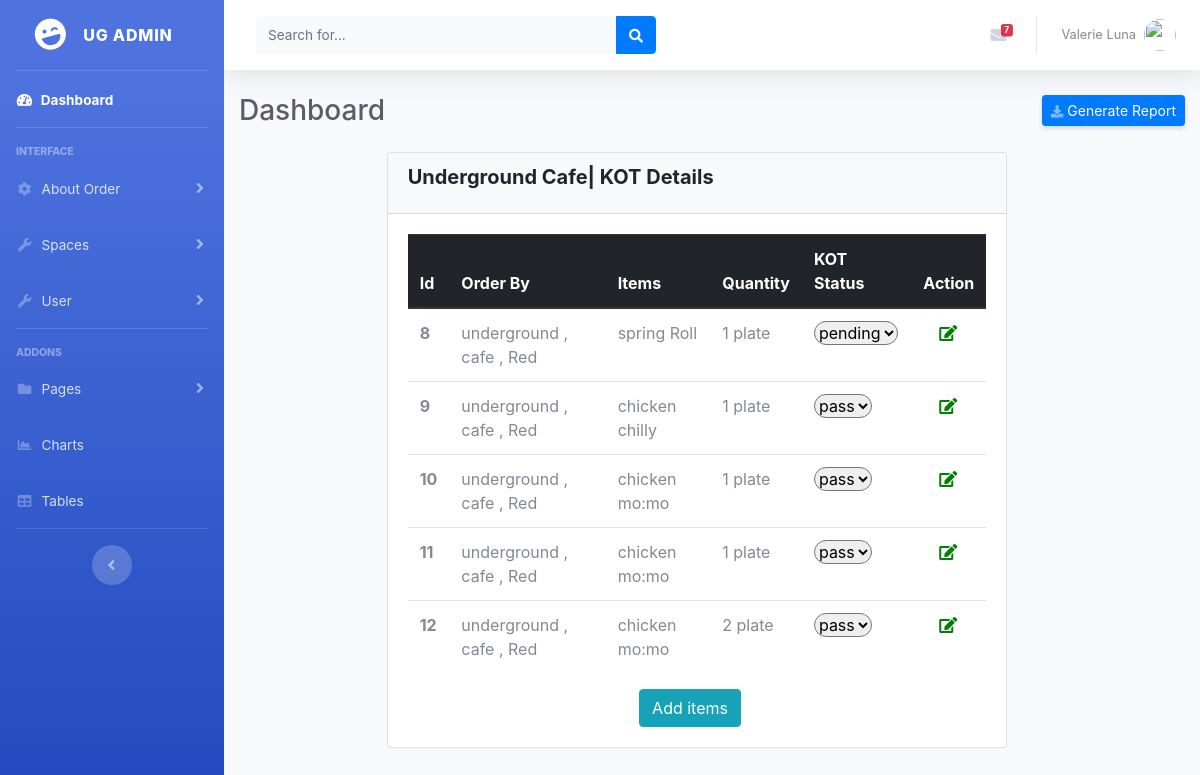
Page /kitchen/kot/ on the committed database.
### spaces/models.py (models this page shows, shortened)
class Table(models.Model):
    name=models.CharField(max_length=255)
    zone=models.ForeignKey(Zone,on_delete=models.CASCADE)
    def __str__(self):
        return self.zone.__str__()+" , "+self.name
    class Meta:
        unique_together=('name','zone')

class Zone(models.Model):
    name=models.CharField(max_length=255)
    outlet=models.ForeignKey(Outlet,on_delete=models.CASCADE)
    description=models.TextField()
    def __str__(self):
        return self.outlet.name+" , "+self.name
    class Meta:
        unique_together=('name','outlet')

class Outlet(models.Model):
    name=models.CharField(max_length=255,unique=True)
    full_address=models.CharField(max_length=255)
    phone_no=models.CharField(max_length=10)

### order/models.py (models this page shows)
class MenuCard(models.Model):
    items=models.CharField(max_length=255)
    quantity=models.CharField(max_length=20)
    price=models.CharField(max_length=20)
    def __str__(self):
        return self.items

class OrderItem(models.Model):
    orderby=models.ForeignKey(Table,on_delete=models.CASCADE)
    orderitems=models.ForeignKey(MenuCard,on_delete=models.CASCADE)
    quantity=models.CharField(max_length=50)
    kotstatus=models.IntegerField(choices=((1,("pending")),(2,("pass"))),default=0)
    unitprice=models.CharField(max_length=50)
    totalprice=models.CharField(max_length=50)

### KOT/views.py (the view)
# urls.py: path('kot/',views.get_kot,name='getkot'),
def get_kot(request):
    kots=OrderItem.objects.all()
    kot = [ ]
    for k in kots:
        kotlist= {
        'id':k.id,
        'orderby':k.orderby,
        'orderitems':k.orderitems,
        'quantity':k.quantity,
        'kotstatus':k.get_kotstatus_display()
        }
        kot.append(kotlist)
    return render(request,'listkot.html',{'orderitems':kot})

### templates/listkot.html (shortened to what this page needs)
{% extends 'base.html' %}
{% load static %}
{% load crispy_forms_tags %}
{% block content %}
        <div class="row">
            <div class="col-md-2"></div>
            <div class="col-md-8">
                <div class="card">
                    <div class="card-header bg-light">
                        <h5 class="card-title" style="font-weight: bold">Underground Cafe| KOT Details</h5>
                        </div>
                            <div class="card-body table-full-width">
                                <table class="table">
                                    <thead class="thead-dark">
                                        <tr>
                                            <th scope="col">Id</th>
                                            <th scope="col">Order By</th>
                                            <th scope="col">Items</th>
                                            <th scope="col">Quantity</th>
                                            <th scope="col">KOT Status</th>
                                            <th scope="col">Action</th>
                                        </tr>
                                    </thead>
                                    <tbody>
                                       {% for orderitem in orderitems %}
                                        <tr>
                                            <th scope="row">{{orderitem.id}}</th>
                                            <td>{{orderitem.orderby}}</td>
                                            <td>{{orderitem.orderitems}}</td>
                                            <td>{{orderitem.quantity}}</td>
                                            <td>
                                                <select style="border-radius:25px;" id="select">
                                                    <option value= "pending">{{orderitem.kotstatus}}</option>
                                                </select>
                                            </td>
                                            <td> <a href="{% url 'updatekot' orderitem.id %}" class="edit" title="Edit" data-toggle="tooltip"><i class="fas fa-edit ml-3" style="color:Green"></i></a>              </td>
                                        </tr>
                                        {% endfor %}
                                    </tbody>
                                </table>
                                <a class="btn btn-info btn-fill" style="margin-left: 40%" href="{% url 'add_orders' %}">
                                    Add items</a>
                            </div>
                        </div>
                    </div>
                <div class="col-md-2"></div>
            </div>
{% endblock %}

### rows in the picture
Table: id "8", orderby "underground , cafe , Red", orderitems "spring Roll", quantity "1 plate", id "9", orderitems "chicken chilly", id "10", orderitems "chicken mo:mo", id "11", id "12", quantity "2 plate"

### other values in the picture
form field value "pending"
form field value "pass"
